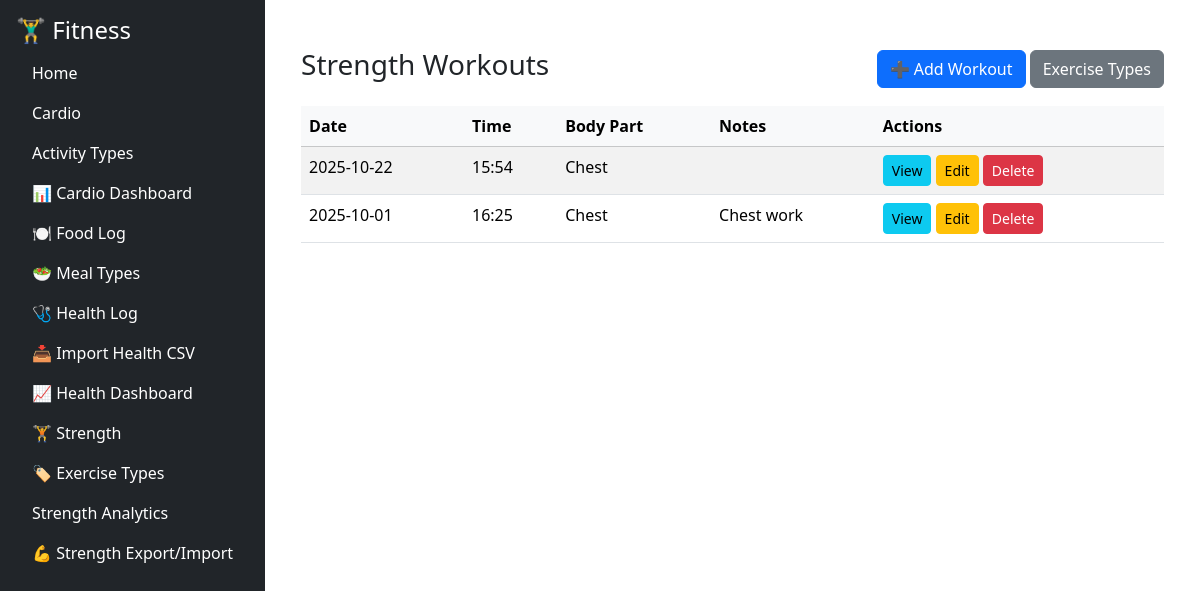
The app's page /strength/strength, older data.
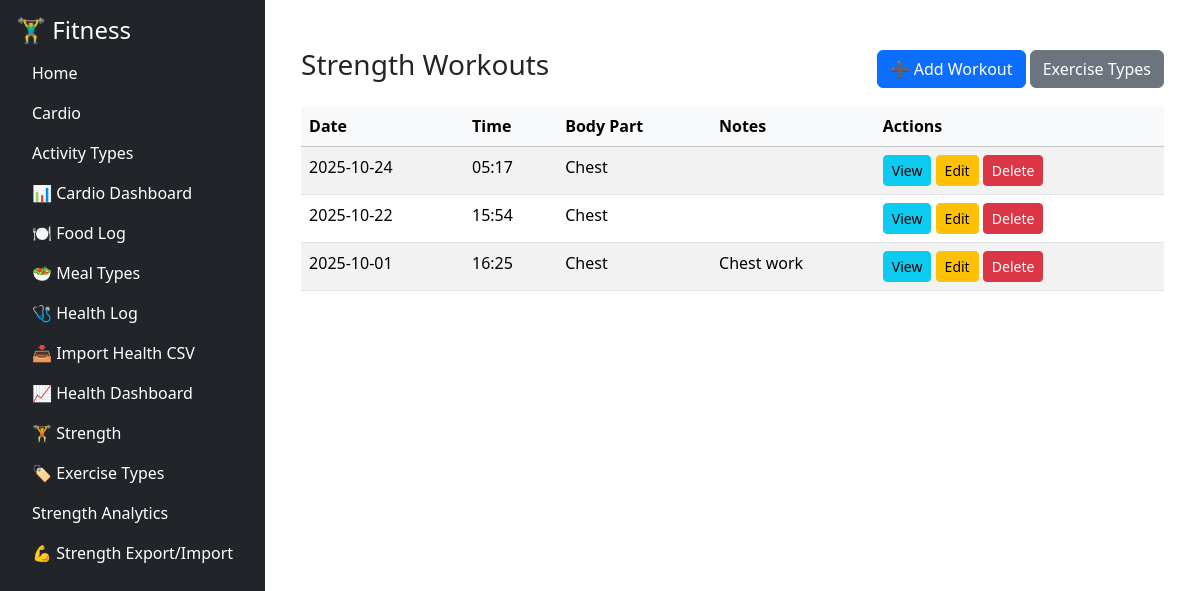
The same page, newer data.
### tables this page shows
CREATE TABLE workouts (
        id INTEGER PRIMARY KEY AUTOINCREMENT,
        date TEXT NOT NULL,
        time TEXT,
        body_part TEXT,
        notes TEXT
    );

### fitness/strength/routes/strength_routes.py (the view)
@strength_bp.route('/strength')
def strength_list():
    conn = get_connection()
    rows = conn.execute("SELECT * FROM workouts ORDER BY date DESC, time DESC").fetchall()
    conn.close()
    return render_template('strength_list.html', workouts=rows)

### fitness/db/db.py (called while the page is built)
def get_connection():
    conn = sqlite3.connect(DB_PATH)
    conn.row_factory = sqlite3.Row
    return conn

### fitness/strength/templates/strength_list.html
{% extends "base.html" %}
{% block content %}
<div class="container mt-4">
  <div class="d-flex justify-content-between align-items-center mb-3">
    <h3>Strength Workouts</h3>
    <div>
      <a href="{{ url_for('strength_bp.strength_add') }}" class="btn btn-primary">➕ Add Workout</a>
      <a href="{{ url_for('strength_bp.exercise_types') }}" class="btn btn-secondary">Exercise Types</a>
    </div>
  </div>
  {% if workouts %}
  <table class="table table-striped">
    <thead class="table-light">
      <tr>
         <th class="sortable">Date</th>
         <th class="sortable">Time</th>
         <th class="sortable">Body Part</th>
        <th>Notes</th>
        <th>Actions</th>
      </tr>
    </thead>
    <tbody>
      {% for w in workouts %}
      <tr>
        <td>{{ w['date'] }}</td>
        <td>{{ w['time'] or '' }}</td>
        <td>{{ w['body_part'] or '' }}</td>
        <td>{{ w['notes'] or '' }}</td>
        <td>
          <a href="{{ url_for('strength_bp.strength_view', id=w['id']) }}" class="btn btn-sm btn-info">View</a>
          <a href="{{ url_for('strength_bp.strength_edit', id=w['id']) }}" class="btn btn-sm btn-warning">Edit</a>
          <a href="{{ url_for('strength_bp.strength_delete', id=w['id']) }}" class="btn btn-sm btn-danger"
             onclick="return confirm('Delete this workout?')">Delete</a>
        </td>
      </tr>
      {% endfor %}
    </tbody>
  </table>
  {% else %}
  <p class="text-muted">No strength workouts yet.</p>
  {% endif %}
</div>
{% endblock %}

Row changes from the older to the newer data that the page shows:
added workouts: date "2025-10-24", time "05:17", body_part "Chest"
